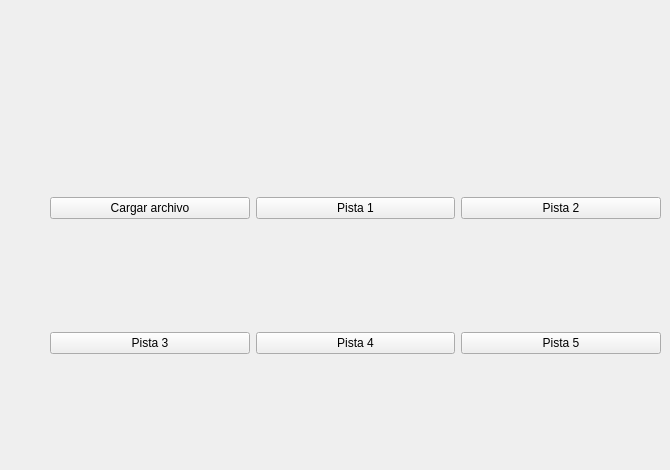
      <widget class="QWidget" name="canciones_wg">
       <widget class="QWidget" name="gridLayoutWidget">
        <property name="geometry">
         <rect>
          <x>50</x>
          <y>90</y>
          <width>611</width>
          <height>371</height>
         </rect>
        </property>
        <layout class="QGridLayout" name="gridLayout">
         <item row="1" column="1">
          <widget class="QPushButton" name="pista4_bt">
           <property name="sizePolicy">
            <sizepolicy hsizetype="Minimum" vsizetype="Fixed">
             <horstretch>0</horstretch>
             <verstretch>0</verstretch>
            </sizepolicy>
           </property>
           <property name="minimumSize">
            <size>
             <width>0</width>
             <height>0</height>
            </size>
           </property>
           <property name="text">
            <string>Pista 4</string>
           </property>
          </widget>
         </item>
         <item row="1" column="2">
          <widget class="QPushButton" name="pista5_bt">
           <property name="sizePolicy">
            <sizepolicy hsizetype="Minimum" vsizetype="Fixed">
             <horstretch>0</horstretch>
             <verstretch>0</verstretch>
            </sizepolicy>
           </property>
           <property name="minimumSize">
            <size>
             <width>0</width>
             <height>0</height>
            </size>
           </property>
           <property name="text">
            <string>Pista 5</string>
           </property>
          </widget>
         </item>
         <item row="0" column="0">
          <widget class="QPushButton" name="cargar_cancion">
           <property name="sizePolicy">
            <sizepolicy hsizetype="Minimum" vsizetype="Fixed">
             <horstretch>0</horstretch>
             <verstretch>0</verstretch>
            </sizepolicy>
           </property>
           <property name="minimumSize">
            <size>
             <width>0</width>
             <height>0</height>
            </size>
           </property>
           <property name="text">
            <string>Cargar archivo</string>
           </property>
          </widget>
         </item>
         <item row="0" column="1">
          <widget class="QPushButton" name="pista1_bt">
           <property name="sizePolicy">
            <sizepolicy hsizetype="Minimum" vsizetype="Fixed">
             <horstretch>0</horstretch>
             <verstretch>0</verstretch>
            </sizepolicy>
           </property>
           <property name="minimumSize">
            <size>
             <width>0</width>
             <height>0</height>
            </size>
           </property>
           <property name="text">
            <string>Pista 1</string>
           </property>
          </widget>
         </item>
         <item row="0" column="2">
          <widget class="QPushButton" name="pista2_bt">
           <property name="sizePolicy">
            <sizepolicy hsizetype="Minimum" vsizetype="Fixed">
             <horstretch>0</horstretch>
             <verstretch>0</verstretch>
            </sizepolicy>
           </property>
           <property name="minimumSize">
            <size>
             <width>0</width>
             <height>0</height>
            </size>
           </property>
           <property name="text">
            <string>Pista 2</string>
           </property>
          </widget>
         </item>
         <item row="1" column="0">
          <widget class="QPushButton" name="pista3_bt">
           <property name="sizePolicy">
            <sizepolicy hsizetype="Minimum" vsizetype="Fixed">
             <horstretch>0</horstretch>
             <verstretch>0</verstretch>
            </sizepolicy>
           </property>
           <property name="minimumSize">
            <size>
             <width>0</width>
             <height>0</height>
            </size>
           </property>
           <property name="text">
            <string>Pista 3</string>
           </property>
          </widget>
         </item>
        </layout>
       </widget>
      </widget>
